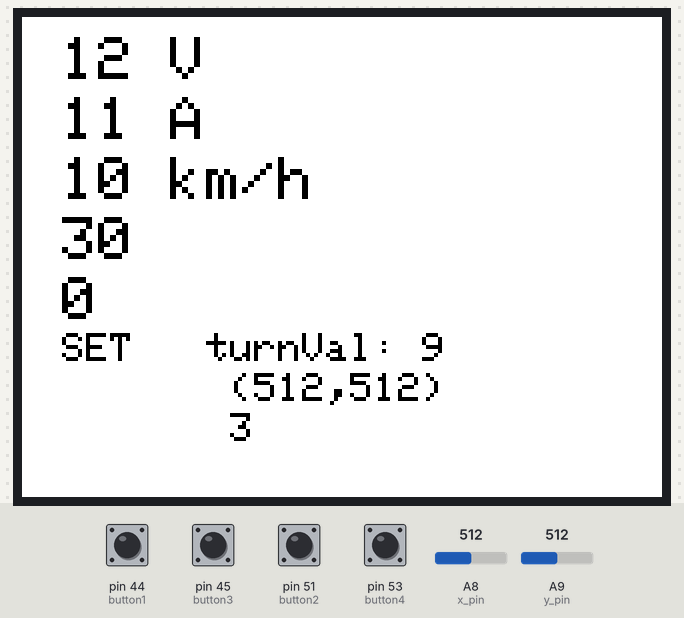
Simulated run of this sketch. Board: Arduino Mega 2560, built with avr-gcc and run on an emulated ATmega2560. Parts: 320×240 colour display. Inputs (shaded band) come from the test bench; at power-on: pin 44 (button1), pin 45 (button3), pin 51 (button2), pin 53 (button4) HIGH, A9 (y_pin) = 512, A8 (x_pin) = 512. What the sketch prints to the serial monitor is not drawn.

Above: at 4.0 s.
4.1 s: A9 (y_pin) set to 540
At 4.6 s:
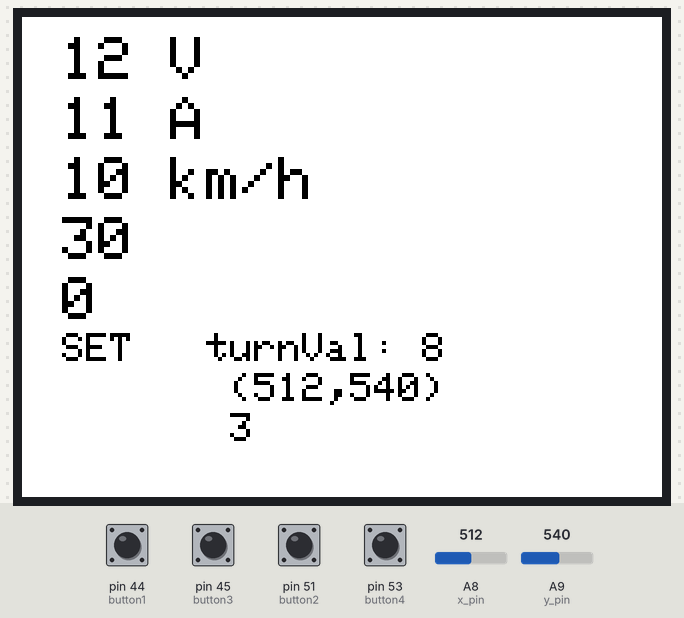
5.6 s: A8 (x_pin) set to 540
At 6.9 s:
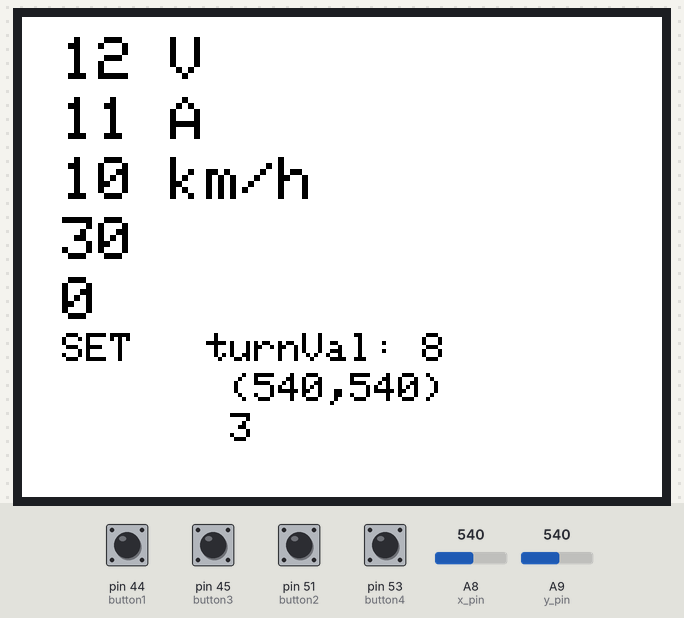
7.2 s: pin 45 (button3) pulled LOW for 1 s
9.7 s: pin 44 (button1) pulled LOW for 1 s
At 10.1 s:
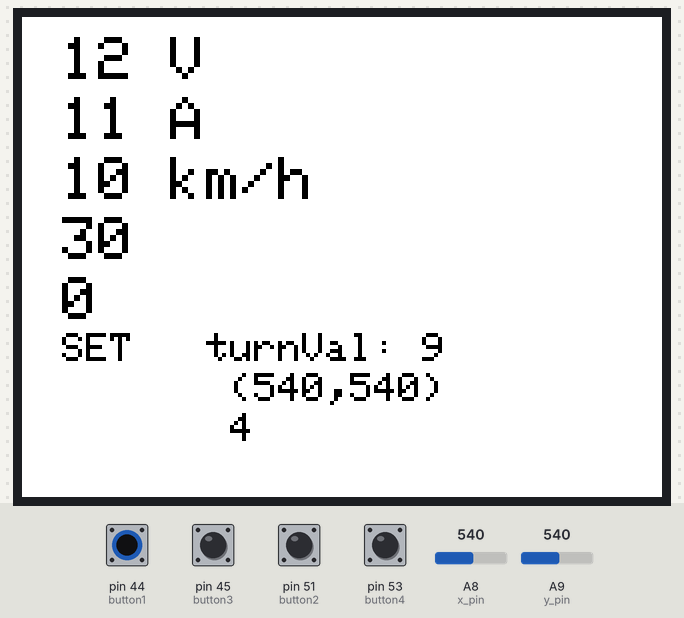
12.2 s: pin 51 (button2) pulled LOW for 0.25 s
14.3 s: A8 (x_pin) set to 520
At 15.7 s:
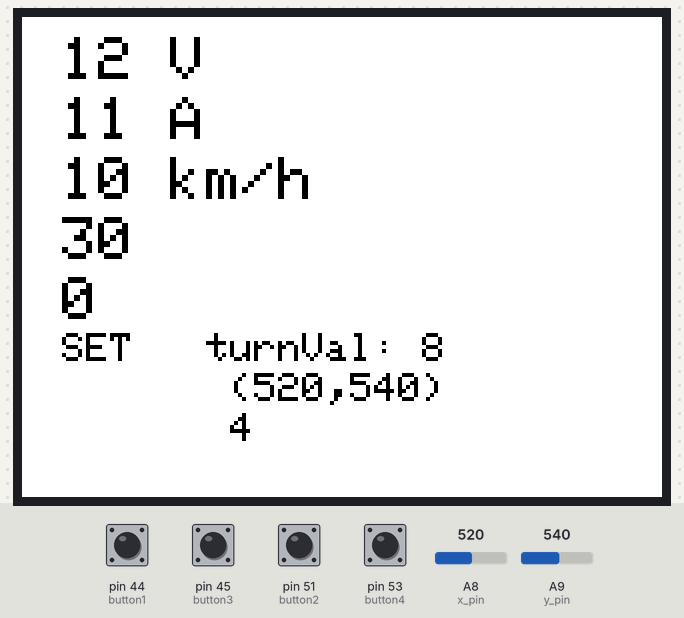
Timing chart, 0 to 16.9 s (numbered marks = the images above; inputs shaded):
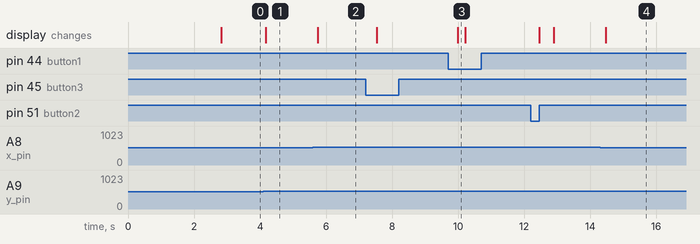

The sketch:

simple_controller.ino
```cpp
#include "SPI.h"
#include "tft_screen.h"
#include "button.h"
int volts = 12.345;
int amps = 11.234;
int sp = 10.000;
int temperature = 30.0;
int turnVal = 9;
int power = 3;
int xMap = 3;
int yMap = 6;
int pos_main = 0;
int diff = 0;
long long timer1 = 0;
String output = "";
int sensorValueX = 0;
int sensorValueY = 0;
#define x_pin A8
#define y_pin A9
void setup() {
  // put your setup code here, to run once:
  Serial1.begin(9600);
  Serial.begin(9600);
  //Serial2.begin(9600);
  init_button();
  init_screen();
}

void loop() {
  button1.loop();
  button2.loop();
  button3.loop();
  button4.loop();
  sensorValueX = analogRead(x_pin);
  sensorValueY = analogRead(y_pin);
  xMap = map(sensorValueX, 0, 1023, 0, 9);
  yMap = map(sensorValueY, 0, 1023, 0, 9);
  diff = xMap - yMap;

  if(sensorValueY < 490){
    turnVal = 7;
  }
  else if(sensorValueY > 530){
    turnVal = 8;
  }else{
    turnVal = 9;
  }
  eventListener(turnVal,power);
  output = String(power) + String(turnVal);
  render(volts,amps,sp,temperature,turnVal,power,sensorValueX,sensorValueY,pos_main);
  Serial.println(output);
  if(millis()- timer1 > 200){
    timer1 = millis();
    Serial1.write(power);
    Serial1.write(turnVal);
  }

}
```

button.h
```cpp
#include <ezButton.h>

ezButton button1(44);//turnVal+
ezButton button2(51);//turnVal-
ezButton button3(45);//power+
ezButton button4(53);//power-


void init_button() {
  button1.setDebounceTime(50); // set debounce time to 50 milliseconds
  button2.setDebounceTime(50);
  button3.setDebounceTime(50);
  button4.setDebounceTime(50);

}

void eventListener(int & turnVal,int & power) {

  if(button1.isPressed()){
    turnVal = turnVal + 1;
    if(turnVal > 9){
      turnVal = 9;
    }
  }

  if(button2.isPressed()){
    turnVal = turnVal - 1;
    if(turnVal < 7){
      turnVal = 7;
    }
  }

  if(button3.isPressed()){
    power = power + 1;
    if(power > 9){
      power = 9;
    }
  }
  if(button4.isPressed()){
    power = power - 1;
    if(power < 0){
      power = 0;
    }
  }
}
```

tft_screen.h
```cpp
#include "Adafruit_GFX.h"
#include "Adafruit_ILI9341.h"
#define TFT_DC 9
#define TFT_CS 10
Adafruit_ILI9341 tft = Adafruit_ILI9341(TFT_CS, TFT_DC);
#define libName "Adafruit library"

void init_screen(){
  tft.begin();
  tft.setRotation(1);
  tft.fillScreen(ILI9341_WHITE);
  tft.setTextColor(ILI9341_BLACK, ILI9341_WHITE);
  tft.setTextSize(2);
  tft.setCursor(20, 46);
  tft.println("starting");
  delay(2500);
  tft.fillScreen(ILI9341_WHITE);
}

void render(int volts, int amps, int sp, int temperature, int turnVal, int power, int xMap, int yMap, int pos_main){
  tft.setTextSize(3);
  tft.setCursor(20, 10);
  tft.print(volts);
  tft.println(" V");
  tft.setTextSize(3);
  tft.setCursor(20, 40);
  tft.print(amps);
  tft.println(" A");
  tft.setTextSize(3);
  tft.setCursor(20, 70);
  tft.print(sp);
  tft.println(" km/h");
  tft.setTextSize(3);
  tft.setCursor(20,100);
  tft.println(temperature);
  tft.setTextSize(3);
  tft.setCursor(20,130);
  tft.println(pos_main);

  tft.setTextSize(2);
  tft.setCursor(20, 158);
  tft.print("SET   ");
  tft.print("turnVal: ");
  tft.println(turnVal);
  tft.setCursor(20,178);
  tft.print("       ");
  tft.print((String)"("+xMap+","+yMap+")");

  tft.setTextSize(2);
  tft.setCursor(20, 198);
  tft.print("       ");
  tft.println(power);

  delay(200);
}
```

Measured:
- after the input at 4.1 s, the display: changes after 0.07 s (image 1)
- after the input at 5.6 s, the display: changes after 0.14 s (image 2)
- after the input at 9.7 s, the display: changes after 0.29 s (image 3)
- after the input at 14.3 s, the display: changes after 0.17 s (image 4)
